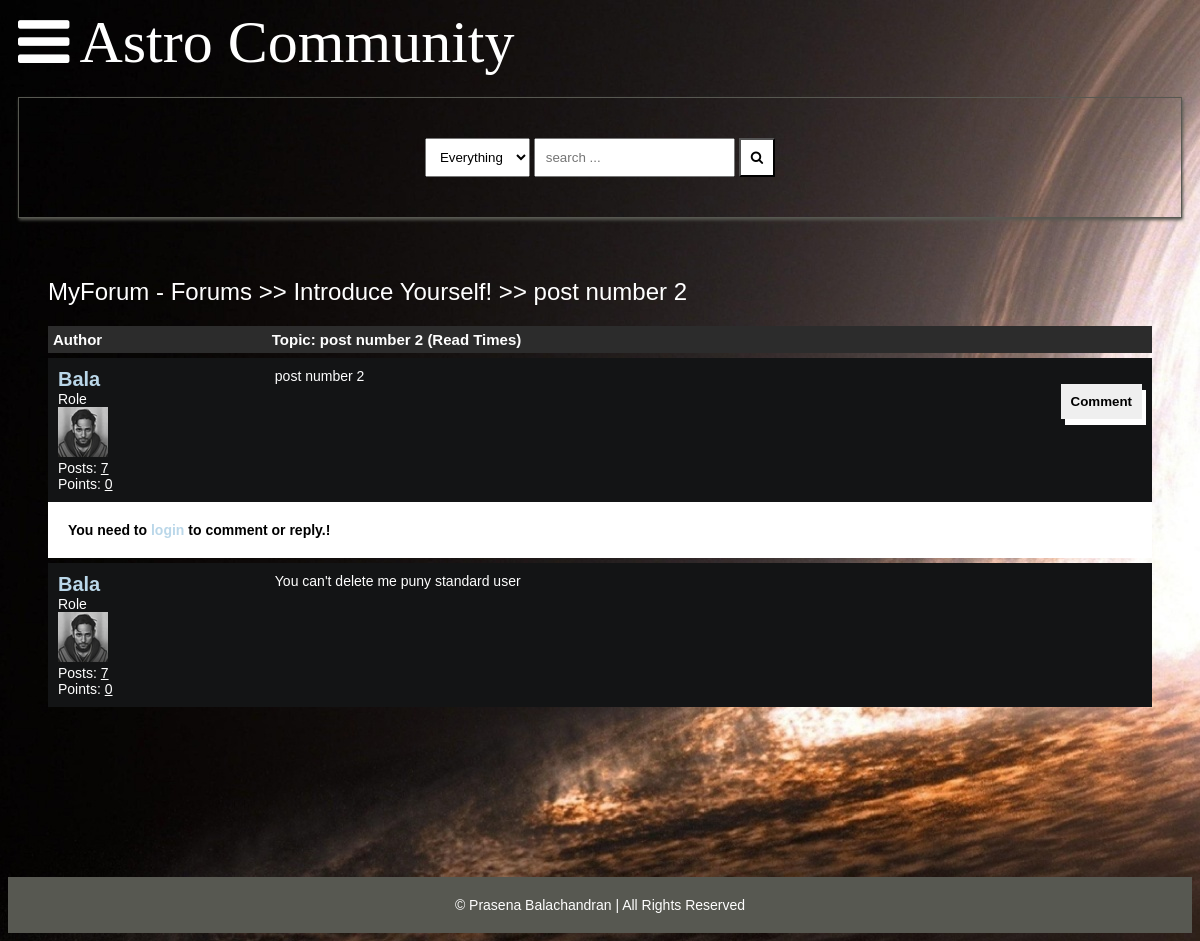
/detail/post-number-2/, run on an earlier commit of the app's database.
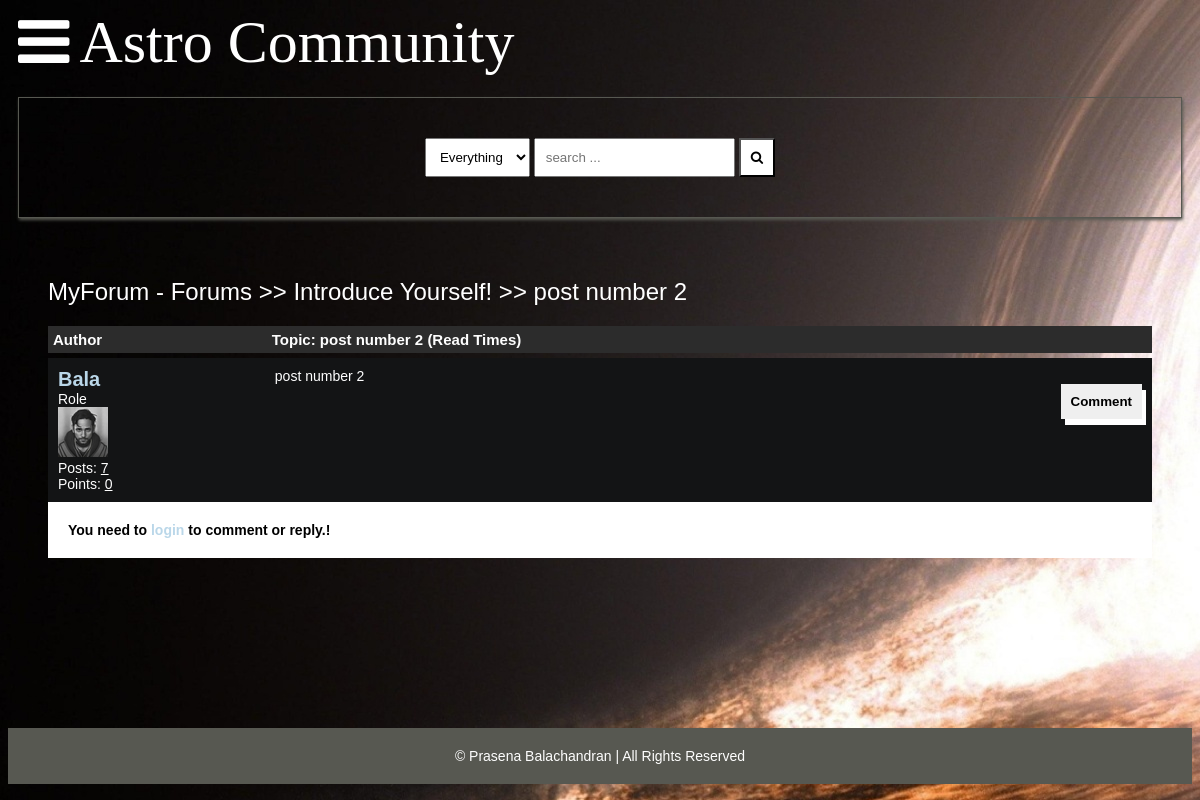
And on a later commit of the database.
### main/models.py (models this page shows, shortened)
class Post(models.Model):
    title = models.CharField(max_length=400)
    slug = models.SlugField(max_length=400, unique=True, blank=True)
    user = models.ForeignKey(Author, on_delete=models.CASCADE)
    content = HTMLField()
    categories = models.ManyToManyField(Category)
    date = models.DateTimeField(auto_now_add=True)
    approved = models.BooleanField(default=False)
    hit_count_generic = GenericRelation(
        HitCount,
        object_id_field="object_pk",
        related_query_name="hit_count_generic_relation",
    )
    tags = TaggableManager()
    comments = models.ManyToManyField(Comment, blank=True)
    closed = models.BooleanField(default=False)
    state = models.CharField(max_length=40, default="zero")
    closed = models.BooleanField(default=False)
    def get_url(self):
        return reverse("detail", kwargs={"slug": self.slug})

class Category(models.Model):
    title = models.CharField(max_length=50)
    slug = models.SlugField(max_length=400, unique=True, blank=True)
    description = models.TextField(default="description")
    class Meta:
        verbose_name_plural = "categories"
    def __str__(self):
        return self.title
    def get_url(self):
        return reverse("posts", kwargs={"slug": self.slug})

class Author(models.Model):
    user = models.ForeignKey(User, on_delete=models.CASCADE)
    fullname = models.CharField(max_length=40, blank=True)
    slug = slug = models.SlugField(max_length=400, unique=True, blank=True)
    bio = HTMLField()
    points = models.IntegerField(default=0)
    profile_pic = ResizedImageField(
        size=[50, 80],
        quality=100,
        upload_to="authors",
        default=None,
        null=True,
        blank=True,
    )
    @property
    def num_posts(self):
        return Post.objects.filter(user=self).count()

class Comment(models.Model):
    user = models.ForeignKey(Author, on_delete=models.CASCADE)
    content = models.TextField()
    date = models.DateTimeField(auto_now_add=True)
    replies = models.ManyToManyField(Reply, blank=True)

### main/views.py (the view, shortened to what this page needs)
# urls.py: path("detail/<slug>/", detail, name="detail"),
def detail(request, slug):
    post = get_object_or_404(Post, slug=slug)
    if request.user.is_authenticated:
        author = Author.objects.get(user=request.user)
    context = {
        "post": post,
        "title": "ASTRO: "+post.title,
    }
    update_views(request, post)
    return render(request, "detail.html", context)

### main/context_processors.py (called while the page is built, shortened)
def searchFunction(request):
    search_context = {}
    posts = Post.objects.all()
    return search_context

### main/utils.py (called while the page is built)
def update_views(request, object):
    context = {}
    hit_count = get_hitcount_model().objects.get_for_object(object)
    hits = hit_count.hits
    hitcontext = context["hitcount"] = {"pk": hit_count.pk}
    hit_count_response = HitCountMixin.hit_count(request, hit_count)
    if hit_count_response.hit_counted:
        hits = hits+1
        hitcontext["hitcounted"] = hit_count_response.hit_counted
        hitcontext["hit_message"] = hit_count_response.hit_message
        hitcontext["total_hits"] = hits

### templates/detail.html (shortened to what this page needs)
{% extends 'base.html' %} {% load hitcount_tags %} {% block content %}
<div class="container">
	<div class="navigate">
		<span><a href="{% url 'home' %}">MyForum - Forums</a> >> <a href="{{post.categories.all.0.get_url}}">{{post.categories.all.0}}</a> >> <a href="{{post.get_url}}">{{post.title}}</a></span>
	</div>
	<div class="topic-container">
		<div class="head">
			<div class="authors">Author</div>
			<div class="content">Topic: {{post.title}} (Read {% get_hit_count for post %} Times)</div>
		</div>
		<div class="body">
			<div class="authors">
				<div class="username"><a href="javascript:void(0)">{{post.user.fullname|title}}</a></div>
				<div>Role</div>
				<img src="{{post.user.profile_pic.url}}" alt="" />
				<div>Posts: <u>{{post.user.num_posts}}</u></div>
				<div>Points: <u>{{post.user.points}}</u></div>
			</div>
			<div class="content">
				{{post.content|safe}}
				<br />
				<div class="comment">
					<button onclick="showComment()">Comment</button>
				</div>
			</div>
		</div>
	</div>
	{% if post.closed == True %}
	<div style="background-color: #fff; color: #000; font-weight: bolder; padding: 20px; width: 100%;">This Topic Is Closed!</div>
	{% else %} {% if request.user.is_authenticated %}
	<form action="." method="post">
		{% csrf_token %}
		<div class="comment-area hide" id="comment-area">
			<textarea name="comment" id="" placeholder="comment here ... "></textarea>
			<input type="submit" value="submit" name="comment-form" />
		</div>
	</form>
	{% else %}
	<div style="background-color: #fff; color: #000; font-weight: bolder; padding: 20px; width: 100%;">
		You need to <a href="{% url 'signin' %}"><b>login</b></a> to comment or reply.!
	</div>
	{% endif %} {% endif %}
	{% for comment in post.comments.all %}
	<div class="comments-container">
		<div class="body">
			<div class="authors">
				<div class="username"><a href="javascript:void(0)">{{comment.user.fullname|title}}</a></div>
				<div>Role</div>
				<img src="{{comment.user.profile_pic.url}}" alt="" />
				<div>Posts: <u>{{comment.user.num_posts}}</u></div>
				<div>Points: <u>{{comment.user.points}}</u></div>
			</div>
			<div class="content">
				{{ comment.content }}
				<br />
				<br />
			</div>
		</div>
	</div>
	 {% endfor %}
</div>
{% endblock content %}

### templates/base.html (shortened to what this page needs)
{% load static %}
<!DOCTYPE html>
<html lang="en">
<head>
	<link rel="stylesheet" href="{% static 'assets/css/style.css' %}" >
	<link rel="stylesheet" href="https://cdnjs.cloudflare.com/ajax/libs/font-awesome/4.7.0/css/font-awesome.min.css" >
</head>
<body>
	<header>
		<nav class="navbar">
			<a class="bar-icon" id="iconBar" onclick="hideIconBar()"><i class="fa fa-bars"></i></a>
			<div class="brand">Astro Community</div>
		</nav>
				<form action="{% url 'search_result' %}" method="GET">
				<div class="search-box">
					<div>
						<select name="search" id="search">
							<option value="Everything">Everything</option>
						</select>
						<input type="text" name="q" id="search-input" placeholder="search ..." aria-label="Search" >
						<button type="submit" name="search" aria-label="Search"><i class="fa fa-search"></i></button>
					</div>
				</div>
				</form>
	</header>
	{% block content %} {% endblock content %}
	<footer>
		<span>&copy; Prasena Balachandran | All Rights Reserved</span>
	</footer>
</body>
</html>

### static/assets/css/style.css (style rules this page uses)
:root { background-image: url("../images/blackhole.jpg"); background-color: #cccccc; }
* { box-sizing: border-box; }
html { font-size: 14px; font-family: 'Titillium Web', sans-serif; background-color:rgb(0,0,0); color:#FEFEFE; }
a { color:#BAD7E9; font-weight: bolder; text-decoration: none; }
.container { margin: 20px; padding: 20px; }
.comment { margin-bottom: 100px; }
header { margin-inline: 10px; }
.navbar { display:flex; align-items: center; }
.bar-icon { font-size: 60px; display: inline-block; margin-right:10px; color: #fff; cursor: pointer; }
.brand { font-family: Fredoka; font-size:60px; display: inline-block; color: #fff; }
.search-box { border: solid 1px #575851; margin-top: 20px; padding: 40px; display:flex; justify-content: center; box-shadow:1px 2px 3px #575851; }
.search-box select { padding: 10px; }
.search-box input { padding: 10px; }
.search-box button { padding: 10px; background-color:#fff; color:#000000; }
footer { margin-top: 20px; padding: 20px; background-color: #575851; display: block; text-align: center; }
.navigate { margin-block: 20px; font-weight: lighter; font-size: 24px; }
.navigate a { color: #fff; }
.head { display: flex; background-color: #2C2C2C; padding: 5px; font-weight: bold; font-size: 15px; }
.authors { flex: 20%; }
.content { flex: 80%; }
.body { display: flex; background-color: #131415; padding: 10px; margin-top: 5px; }
.body .authors .username { font-size: 20px; }
.body .authors img { max-width: 50px; max-height: 80px; }
.body .content .comment button { border:none; padding:10px; font-weight: bolder; box-shadow: 4px 6px #fff; cursor: pointer; float: right; }

What changed in the data, as far as the page shows it:
removed Comment: user.fullname "Bala", user.profile_pic (placeholder picture), user.num_posts "7", user.points "0", content "You can't delete me puny standard user"
